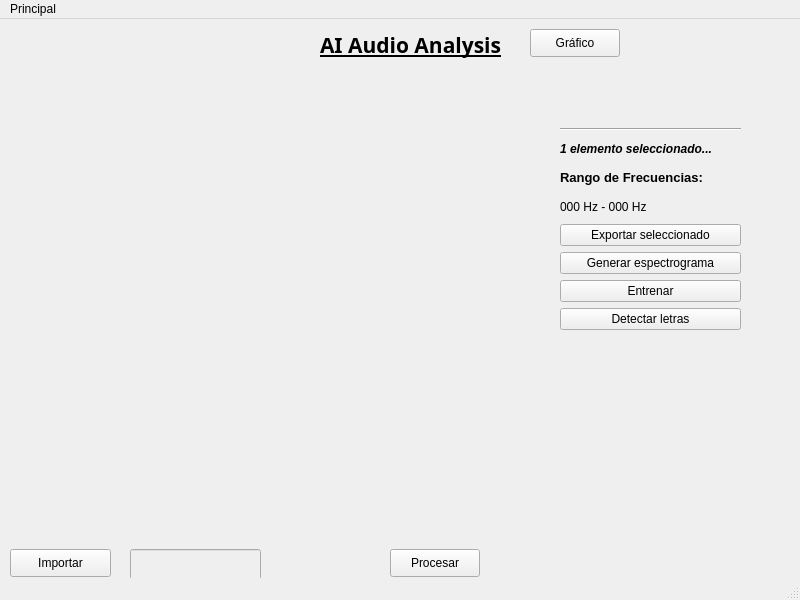
<?xml version="1.0" encoding="UTF-8"?>
<ui version="4.0">
 <class>MainWindow</class>
 <widget class="QMainWindow" name="MainWindow">
  <property name="geometry">
   <rect>
    <x>0</x>
    <y>0</y>
    <width>800</width>
    <height>600</height>
   </rect>
  </property>
  <property name="windowTitle">
   <string>MainWindow</string>
  </property>
  <widget class="QWidget" name="centralwidget">
   <widget class="QLabel" name="label">
    <property name="geometry">
     <rect>
      <x>320</x>
      <y>10</y>
      <width>181</width>
      <height>31</height>
     </rect>
    </property>
    <property name="font">
     <font>
      <family>Laksaman</family>
      <pointsize>16</pointsize>
      <weight>75</weight>
      <italic>false</italic>
      <bold>true</bold>
      <underline>true</underline>
     </font>
    </property>
    <property name="text">
     <string>AI Audio Analysis</string>
    </property>
   </widget>
   <widget class="QWidget" name="verticalLayoutWidget">
    <property name="geometry">
     <rect>
      <x>510</x>
      <y>60</y>
      <width>281</width>
      <height>271</height>
     </rect>
    </property>
    <layout class="QVBoxLayout" name="verticalLayout">
     <property name="leftMargin">
      <number>50</number>
     </property>
     <property name="topMargin">
      <number>20</number>
     </property>
     <property name="rightMargin">
      <number>50</number>
     </property>
     <property name="bottomMargin">
      <number>20</number>
     </property>
     <item>
      <widget class="QLabel" name="label_2">
       <property name="text">
        <string>&lt;nombre_del_archivo.mp3&gt;</string>
       </property>
       <property name="margin">
        <number>0</number>
       </property>
      </widget>
     </item>
     <item>
      <widget class="Line" name="line">
       <property name="orientation">
        <enum>Qt::Horizontal</enum>
       </property>
      </widget>
     </item>
     <item>
      <widget class="QLabel" name="label_4">
       <property name="font">
        <font>
         <weight>75</weight>
         <italic>true</italic>
         <bold>true</bold>
        </font>
       </property>
       <property name="text">
        <string>1 elemento seleccionado...</string>
       </property>
      </widget>
     </item>
     <item>
      <widget class="QLabel" name="label_3">
       <property name="font">
        <font>
         <family>Liberation Sans</family>
         <pointsize>10</pointsize>
         <weight>75</weight>
         <bold>true</bold>
        </font>
       </property>
       <property name="text">
        <string>Rango de Frecuencias:</string>
       </property>
      </widget>
     </item>
     <item>
      <widget class="QLabel" name="label_5">
       <property name="text">
        <string>000 Hz - 000 Hz</string>
       </property>
      </widget>
     </item>
     <item>
      <widget class="QPushButton" name="pushButton">
       <property name="text">
        <string>Exportar seleccionado</string>
       </property>
      </widget>
     </item>
     <item>
      <widget class="QPushButton" name="pushButton_3">
       <property name="text">
        <string>Generar espectrograma</string>
       </property>
      </widget>
     </item>
     <item>
      <widget class="QPushButton" name="pushButton_2">
       <property name="text">
        <string>Entrenar</string>
       </property>
      </widget>
     </item>
     <item>
      <widget class="QPushButton" name="pushButton_4">
       <property name="text">
        <string>Detectar letras</string>
       </property>
      </widget>
     </item>
    </layout>
   </widget>
   <widget class="QWidget" name="verticalLayoutWidget_2">
    <property name="geometry">
     <rect>
      <x>10</x>
      <y>60</y>
      <width>491</width>
      <height>108</height>
     </rect>
    </property>
    <layout class="QVBoxLayout" name="verticalLayout_2">
     <item>
      <widget class="QLabel" name="label_7">
       <property name="maximumSize">
        <size>
         <width>488</width>
         <height>16777215</height>
        </size>
       </property>
       <property name="text">
        <string/>
       </property>
       <property name="scaledContents">
        <bool>false</bool>
       </property>
       <property name="wordWrap">
        <bool>false</bool>
       </property>
       <property name="margin">
        <number>0</number>
       </property>
      </widget>
     </item>
    </layout>
   </widget>
   <widget class="QWidget" name="horizontalLayoutWidget">
    <property name="geometry">
     <rect>
      <x>510</x>
      <y>340</y>
      <width>281</width>
      <height>211</height>
     </rect>
    </property>
    <layout class="QHBoxLayout" name="horizontalLayout">
     <item>
      <widget class="QLabel" name="label_6">
       <property name="text">
        <string/>
       </property>
       <property name="pixmap">
        <pixmap>../../Imágenes/AAA_2.png</pixmap>
       </property>
       <property name="scaledContents">
        <bool>true</bool>
       </property>
      </widget>
     </item>
    </layout>
   </widget>
   <widget class="QWidget" name="verticalLayoutWidget_4">
    <property name="geometry">
     <rect>
      <x>10</x>
      <y>290</y>
      <width>491</width>
      <height>105</height>
     </rect>
    </property>
    <layout class="QVBoxLayout" name="verticalLayout_4">
     <item>
      <widget class="QLabel" name="label_9">
       <property name="maximumSize">
        <size>
         <width>488</width>
         <height>16777215</height>
        </size>
       </property>
       <property name="text">
        <string/>
       </property>
       <property name="pixmap">
        <pixmap>images/3.jpeg</pixmap>
       </property>
      </widget>
     </item>
    </layout>
   </widget>
   <widget class="QWidget" name="verticalLayoutWidget_5">
    <property name="geometry">
     <rect>
      <x>10</x>
      <y>410</y>
      <width>491</width>
      <height>105</height>
     </rect>
    </property>
    <layout class="QVBoxLayout" name="verticalLayout_5">
     <item>
      <widget class="QLabel" name="label_10">
       <property name="maximumSize">
        <size>
         <width>488</width>
         <height>16777215</height>
        </size>
       </property>
       <property name="text">
        <string/>
       </property>
       <property name="pixmap">
        <pixmap>images/4.jpeg</pixmap>
       </property>
      </widget>
     </item>
    </layout>
   </widget>
   <widget class="QWidget" name="verticalLayoutWidget_6">
    <property name="geometry">
     <rect>
      <x>10</x>
      <y>180</y>
      <width>491</width>
      <height>101</height>
     </rect>
    </property>
    <layout class="QVBoxLayout" name="verticalLayout_6">
     <item>
      <widget class="QLabel" name="label_11">
       <property name="maximumSize">
        <size>
         <width>488</width>
         <height>16777215</height>
        </size>
       </property>
       <property name="text">
        <string/>
       </property>
       <property name="pixmap">
        <pixmap>images/2.jpeg</pixmap>
       </property>
      </widget>
     </item>
    </layout>
   </widget>
   <widget class="QPushButton" name="btnImport">
    <property name="geometry">
     <rect>
      <x>10</x>
      <y>530</y>
      <width>101</width>
      <height>28</height>
     </rect>
    </property>
    <property name="text">
     <string>Importar</string>
    </property>
   </widget>
   <widget class="QLineEdit" name="txtFilename">
    <property name="enabled">
     <bool>false</bool>
    </property>
    <property name="geometry">
     <rect>
      <x>130</x>
      <y>530</y>
      <width>131</width>
      <height>31</height>
     </rect>
    </property>
   </widget>
   <widget class="QPushButton" name="btnProcess">
    <property name="geometry">
     <rect>
      <x>390</x>
      <y>530</y>
      <width>90</width>
      <height>28</height>
     </rect>
    </property>
    <property name="text">
     <string>Procesar</string>
    </property>
   </widget>
   <widget class="QLabel" name="lblOutput">
    <property name="geometry">
     <rect>
      <x>280</x>
      <y>530</y>
      <width>111</width>
      <height>31</height>
     </rect>
    </property>
    <property name="text">
     <string/>
    </property>
   </widget>
   <widget class="QPushButton" name="btnGraphic">
    <property name="geometry">
     <rect>
      <x>530</x>
      <y>10</y>
      <width>90</width>
      <height>28</height>
     </rect>
    </property>
    <property name="text">
     <string>Gráfico</string>
    </property>
   </widget>
  </widget>
  <widget class="QMenuBar" name="menubar">
   <property name="geometry">
    <rect>
     <x>0</x>
     <y>0</y>
     <width>800</width>
     <height>22</height>
    </rect>
   </property>
   <widget class="QMenu" name="menuPrincipal">
    <property name="title">
     <string>Principal</string>
    </property>
   </widget>
   <addaction name="menuPrincipal"/>
  </widget>
  <widget class="QStatusBar" name="statusbar"/>
 </widget>
 <resources/>
 <connections/>
</ui>
